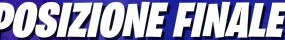
#> input picture assets/fortnite_1920x1080_v42/elimination.png, 285 x 40 px
$ python -i ocr.py   (imports and definitions only)
#> lines starting #> are read from the running program, lines starting #| are printed output that depends on the picture
#> further down, picture is the input picture: shape (40, 285, 3); mean B, G, R 190.4, 163.6, 164.6
"""Optional local OCR; explicit status instead of silently claiming text was read."""
from __future__ import annotations
from dataclasses import dataclass
from pathlib import Path
import shutil
import sys
import cv2
import numpy as np


@dataclass(frozen=True)
class OCRResult:
    text: str = ''
    words: tuple[str, ...] = ()
    status: str = 'disabled'
    confidence: float = 0.0


class LocalOCR:
    def __init__(self, enabled: bool = True, languages: str = 'eng'):
        self.enabled = enabled
        self.languages = languages
        self._missing = None

    def read(self, frame: np.ndarray) -> OCRResult:
        if not self.enabled:
            return OCRResult(status='disabled')
        if self._missing is not None:
            return OCRResult(status=self._missing)
        try:
            import pytesseract
        except ImportError:
            self._missing = 'pytesseract_not_installed'
            return OCRResult(status=self._missing)
        if sys.platform == 'win32' and not shutil.which('tesseract'):
            for candidate in (Path('C:/Program Files/Tesseract-OCR/tesseract.exe'),
                              Path('C:/Program Files (x86)/Tesseract-OCR/tesseract.exe')):
                if candidate.is_file():
                    pytesseract.pytesseract.tesseract_cmd = str(candidate)
                    break
        try:
            bgr = cv2.cvtColor(frame, cv2.COLOR_BGRA2BGR) if frame.shape[2] == 4 else frame
            height, width = bgr.shape[:2]
#> height = 40; width = 285
            scale = min(1.0, 1600 / max(width, 1))
#> scale = 1
            if scale < 1:
                bgr = cv2.resize(bgr, (int(width * scale), int(height * scale)), interpolation=cv2.INTER_AREA)
            gray = cv2.cvtColor(bgr, cv2.COLOR_BGR2GRAY)
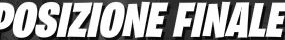
#> gray: shape (40, 285); min 1, max 255, mean 166.9
            gray = cv2.createCLAHE(clipLimit=2.0, tileGridSize=(8, 8)).apply(gray)
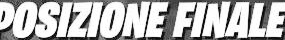
#> gray: shape (40, 285); min 3, max 255, mean 182.8
#> (the run stopped early here; a loop or call above may not have finished)

$ run again, on assets/fortnite_1920x1080_v42/reboot_wait.png
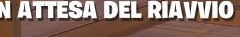
#> input picture assets/fortnite_1920x1080_v42/reboot_wait.png, 240 x 37 px
#> picture is the input picture: shape (37, 240, 3); mean B, G, R 115.4, 123.9, 146.5
#> in read, `gray = cv2.cvtColor(bgr, cv2.COLOR_BGR2GRAY)`:
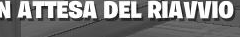
#> gray: shape (37, 240); min 8, max 255, mean 129.7
#> in read, `gray = cv2.createCLAHE(clipLimit=2.0, tileGridSize=(8, 8)).apply(gray)`:
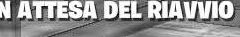
#> gray: shape (37, 240); min 7, max 255, mean 152.4
